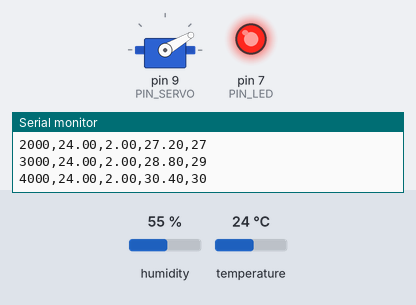
Simulated run of this sketch. Board: Arduino Uno, built with avr-gcc and run on an emulated ATmega328P. Shown: servo, output pins drawn as LEDs (lit = HIGH), the last lines printed to the serial monitor. The test bench sets the inputs (shaded band); at power-on: temperature 24 °C, humidity 55 %.

Above: at 4.8 s.
4.9 s: temperature set to 41 °C
At 8.4 s:
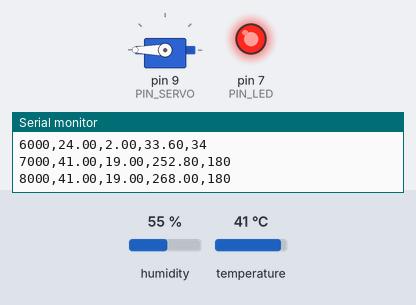
8.9 s: temperature set to 19 °C
At 10.7 s:
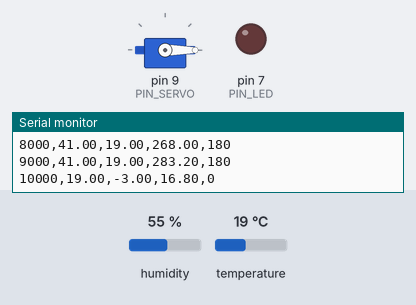
At 11.3 s:
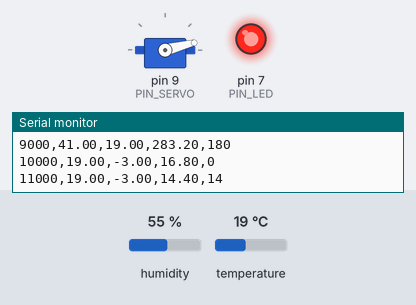
16.5 s: temperature set to 23 °C
24.4 s: temperature set to 28 °C
36.5 s: temperature set to 21 °C
43.5 s: temperature set to 12 °C
At 46.5 s:
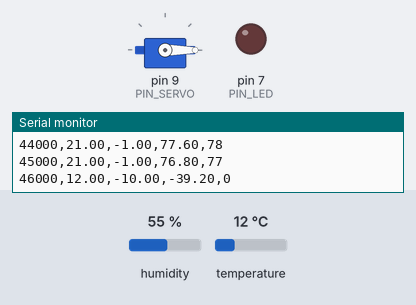
Timing chart, 0 to 48.0 s (numbered marks = the images above; inputs shaded):
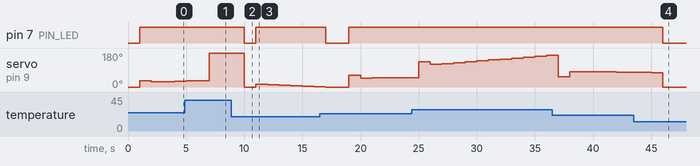

The sketch:

hvac_control.ino
```cpp
/*
 * HVAC damper control with a PID loop
 * ------------------------------------
 * Simulated control stage for the TIPE study "Optimisation energetique des
 * systemes CVC par un modele hybride d'IA".
 *
 * A DHT22 sensor measures the indoor temperature. A PID controller compares it
 * to the comfort setpoint (22 degC, from ASHRAE 55 / ISO 7730) and drives a
 * servo-actuated damper between fully closed and fully open. An LED indicates
 * that the system is actively conditioning the air.
 *
 * This is the physical-control half of the study. The LSTM forecast (see
 * ../../src/) supplies the setpoint schedule in the full hybrid model; here the
 * setpoint is fixed so the control loop can be tested on its own.
 *
 * Circuit (Arduino UNO):
 *   DHT22 data  -> D2   (10k pull-up to 5V)
 *   Servo PWM   -> D9
 *   Status LED  -> D7   (through 220R to GND)
 *
 * NOTE ON PROVENANCE: the original 2023 Wokwi sketch was not preserved. This
 * file was written later to match the circuit documented in the study (see
 * figures/00_wokwi_circuit.png) and the control strategy it describes. It is a
 * faithful reimplementation, not the original source.
 */

#include <DHT.h>
#include <Servo.h>

// ---------------------------------------------------------------- pins
const uint8_t PIN_DHT   = 2;
const uint8_t PIN_SERVO = 9;
const uint8_t PIN_LED   = 7;

#define DHT_TYPE DHT22

// ------------------------------------------------------------ setpoint
// 22 degC: overlap of ASHRAE Standard 55 (20-26) and ISO 7730 (22).
const float SETPOINT_C = 22.0;

// Deadband: below this error the damper holds position, so the servo does
// not hunt around the setpoint on sensor noise.
const float DEADBAND_C = 0.3;

// ------------------------------------------------------------ PID gains
// Same structure as pid.py in this repository:
//     u(t) = Kp*e(t) + Ki*integral(e) + Kd*de/dt
const float KP = 12.0;
const float KI = 0.8;
const float KD = 4.0;

// Damper travel, in degrees of servo rotation.
const float DAMPER_MIN = 0.0;    // fully closed
const float DAMPER_MAX = 180.0;  // fully open

// Control period. 1000 ms is also the minimum sampling interval of a DHT22.
const unsigned long SAMPLE_MS = 1000;

// ---------------------------------------------------------------- state
DHT dht(PIN_DHT, DHT_TYPE);
Servo damper;

float integral   = 0.0;
float prevError  = 0.0;
unsigned long lastSample = 0;

void setup() {
  Serial.begin(115200);
  dht.begin();
  damper.attach(PIN_SERVO);
  pinMode(PIN_LED, OUTPUT);

  damper.write(DAMPER_MIN);
  digitalWrite(PIN_LED, LOW);

  Serial.println(F("HVAC damper control - PID"));
  Serial.print(F("Setpoint: "));
  Serial.print(SETPOINT_C, 1);
  Serial.println(F(" degC"));
  Serial.println(F("t_ms,temp_C,error_C,u,damper_deg"));
}

/*
 * One PID step. Returns the raw control output.
 * dt is passed in seconds so the gains stay independent of the loop period.
 */
float pidStep(float error, float dt) {
  integral += error * dt;

  // Anti-windup: clamp the integral term so a long saturation period cannot
  // accumulate an output the actuator can never deliver.
  const float INTEGRAL_LIMIT = (DAMPER_MAX - DAMPER_MIN) / max(KI, 0.001f);
  integral = constrain(integral, -INTEGRAL_LIMIT, INTEGRAL_LIMIT);

  float derivative = (error - prevError) / dt;
  prevError = error;

  return KP * error + KI * integral + KD * derivative;
}

void loop() {
  unsigned long now = millis();
  if (now - lastSample < SAMPLE_MS) {
    return;
  }
  float dt = (now - lastSample) / 1000.0;
  lastSample = now;

  float tempC = dht.readTemperature();
  if (isnan(tempC)) {
    // Failed read: hold the last damper position rather than slamming it shut.
    Serial.println(F("DHT read failed"));
    return;
  }

  // Positive error means the room is warmer than the setpoint, so the damper
  // should open to supply more cooling.
  float error = tempC - SETPOINT_C;

  float damperDeg;
  bool conditioning;

  if (fabs(error) < DEADBAND_C) {
    // Inside the comfort band: close the damper and let the integral decay,
    // so the loop does not fight small fluctuations.
    integral *= 0.95;
    prevError = error;
    damperDeg = DAMPER_MIN;
    conditioning = false;
  } else {
    float u = pidStep(error, dt);
    damperDeg = constrain(u, DAMPER_MIN, DAMPER_MAX);
    conditioning = damperDeg > DAMPER_MIN;
  }

  damper.write((int)damperDeg);
  digitalWrite(PIN_LED, conditioning ? HIGH : LOW);

  Serial.print(now);          Serial.print(',');
  Serial.print(tempC, 2);     Serial.print(',');
  Serial.print(error, 2);     Serial.print(',');
  Serial.print(KP * error + KI * integral, 2); Serial.print(',');
  Serial.println(damperDeg, 0);
}
```

Measured:
- after the input at 8.9 s, pin 7 (PIN_LED): HIGH → LOW after 1.1 s, → HIGH 1.0 s later; servo on pin 9 (PIN_SERVO): 180° → 0° after 1.1 s, → 14° 1.0 s later, → 12° 1.0 s later, → 9° 1.0 s later, … (7 changes in this stretch)
- after the input at 43.5 s, pin 7 (PIN_LED): HIGH → LOW after 2.5 s
